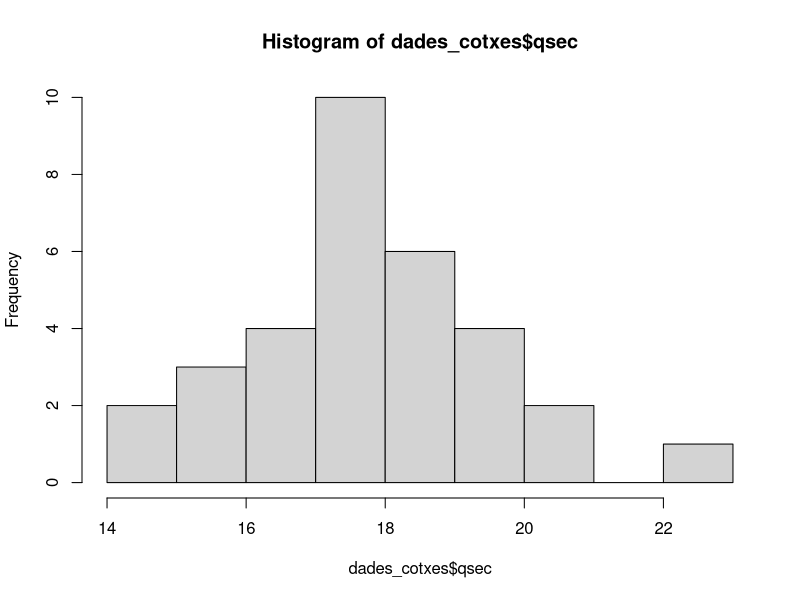

Recreate this plot in R.
# Codigo para problema 1

dades_cotxes <- mtcars

# mitjana qsec
mean(dades_cotxes$qsec)
# histograma del qsec (representació gràfica), està començant en el 14
# però les dadescomençen al 14.5, no és exacte, no coincideix amb cu
hist(dades_cotxes$qsec)

# taula del qsec en 9 intervals, entre 32 tenim la frecuencia sobre 1
table(cut(dades_cotxes$qsec, 9))
table(cut(dades_cotxes$qsec, 9))/32

# creem taula de frequencies, 32 és el nombre de cotxes
freq <-table(cut(dades_cotxes$qsec, 9))
ni <- freq # frequència absoluta
fi <- freq/32 # frequència relativa
Ni <- cumsum(freq) # frequència absoluta acomulada
Fi <- cumsum(freq/32) # frequència relativa acomulada
table <- data.frame(ni,fi,Ni,Fi)
table

# mediana drat
median(dades_cotxes$drat)

# 1r quartil drat
sort(dades_cotxes$drat) # per veureho
quantile(dades_cotxes$drat)

# On és el 18% de mpg?
sort(dades_cotxes$mpg) # per veureho
quantile(dades_cotxes$mpg, 0.18)

# Rang interquartilic de cyl és la diferencia etre el 3r i el 1r quartil
quantile(dades_cotxes$cyl) # i fem la resta
IQR(dades_cotxes$cyl) # ho fa directament

# Desv. típica corregida de cyl
sd(dades_cotxes$cyl)

# Variancia corregida de qsec
var(dades_cotxes$qsec)




